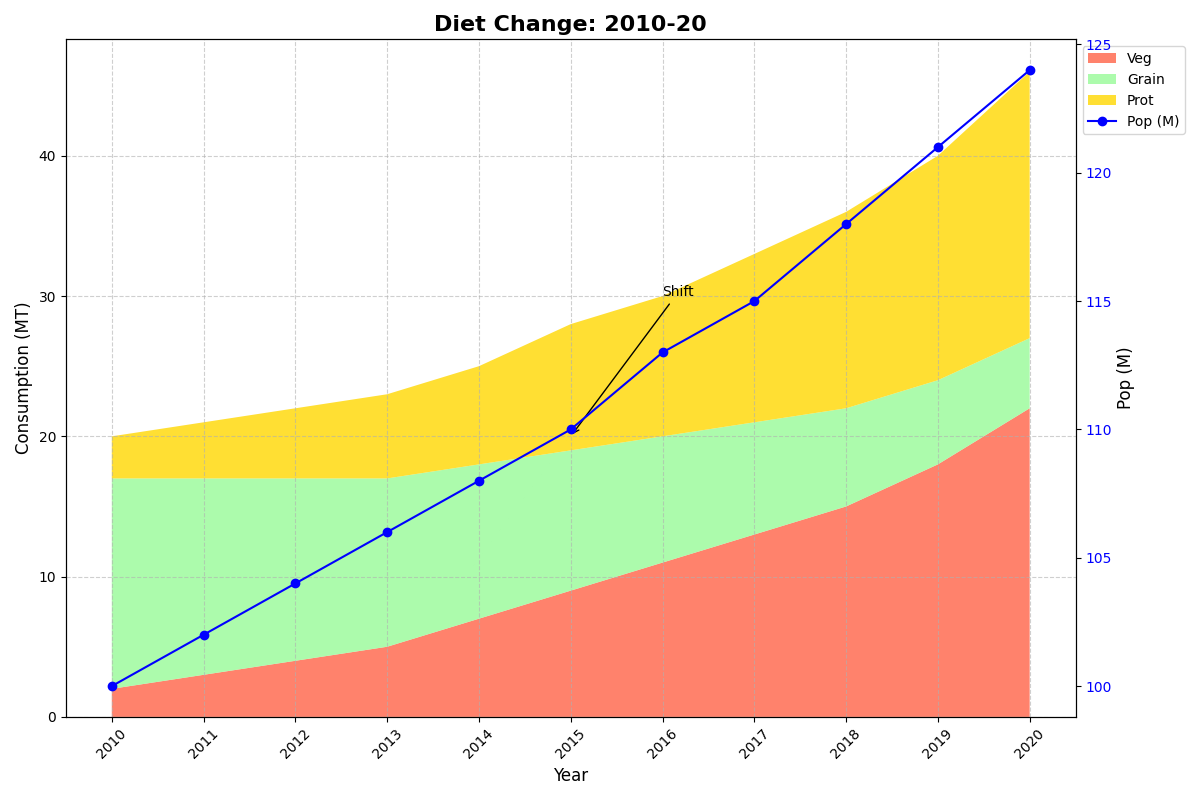

This figure's Python source:
import matplotlib.pyplot as plt
import numpy as np

years = np.arange(2010, 2021)
vegetables = np.array([2, 3, 4, 5, 7, 9, 11, 13, 15, 18, 22])
grains = np.array([15, 14, 13, 12, 11, 10, 9, 8, 7, 6, 5])
proteins = np.array([3, 4, 5, 6, 7, 9, 10, 12, 14, 16, 19])
population_growth = np.array([100, 102, 104, 106, 108, 110, 113, 115, 118, 121, 124])

fig, ax1 = plt.subplots(figsize=(12, 8))

ax1.stackplot(years, vegetables, grains, proteins,
              labels=['Veg', 'Grain', 'Prot'],
              colors=['#FF6347', '#98FB98', '#FFD700'], alpha=0.8)

ax1.set_title('Diet Change: 2010-20', fontsize=16, fontweight='bold')
ax1.set_xlabel('Year', fontsize=12)
ax1.set_ylabel('Consumption (MT)', fontsize=12)
ax1.grid(True, linestyle='--', alpha=0.6)
ax1.set_xticks(years)
ax1.set_xticklabels(years, rotation=45)

ax2 = ax1.twinx()
ax2.plot(years, population_growth, color='b', linestyle='-', marker='o', label='Pop (M)')
ax2.set_ylabel('Pop (M)', fontsize=12)
ax2.tick_params(axis='y', labelcolor='b')

lines, labels = ax1.get_legend_handles_labels()
lines2, labels2 = ax2.get_legend_handles_labels()
ax1.legend(lines + lines2, labels + labels2, loc='upper left', fontsize=10, bbox_to_anchor=(1, 1))

ax1.annotate('Shift', xy=(2015, 20), xytext=(2016, 30),
             arrowprops=dict(facecolor='black', arrowstyle='->'), fontsize=10)

plt.tight_layout()
plt.show()
